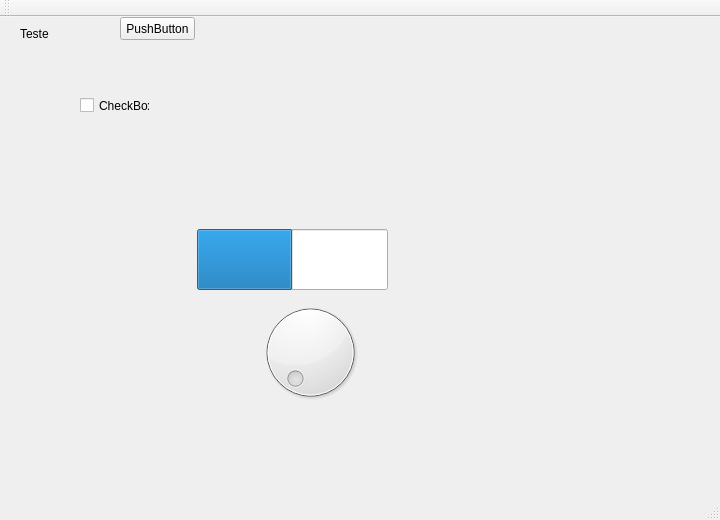
<?xml version="1.0" encoding="UTF-8"?>
<ui version="4.0">
 <class>MainWindow</class>
 <widget class="QMainWindow" name="MainWindow">
  <property name="geometry">
   <rect>
    <x>0</x>
    <y>0</y>
    <width>720</width>
    <height>520</height>
   </rect>
  </property>
  <property name="windowTitle">
   <string>MainWindow</string>
  </property>
  <property name="animated">
   <bool>true</bool>
  </property>
  <widget class="QWidget" name="centralWidget">
   <widget class="QLabel" name="label_principal">
    <property name="geometry">
     <rect>
      <x>20</x>
      <y>10</y>
      <width>47</width>
      <height>13</height>
     </rect>
    </property>
    <property name="text">
     <string>Teste</string>
    </property>
   </widget>
   <widget class="QPushButton" name="MudaNome">
    <property name="geometry">
     <rect>
      <x>120</x>
      <y>0</y>
      <width>75</width>
      <height>23</height>
     </rect>
    </property>
    <property name="text">
     <string>PushButton</string>
    </property>
   </widget>
   <widget class="QCheckBox" name="checkBox">
    <property name="geometry">
     <rect>
      <x>80</x>
      <y>80</y>
      <width>70</width>
      <height>17</height>
     </rect>
    </property>
    <property name="text">
     <string>CheckBox</string>
    </property>
   </widget>
   <widget class="QDial" name="dial_principal">
    <property name="geometry">
     <rect>
      <x>220</x>
      <y>280</y>
      <width>181</width>
      <height>111</height>
     </rect>
    </property>
    <property name="minimum">
     <number>0</number>
    </property>
    <property name="maximum">
     <number>100</number>
    </property>
    <property name="invertedAppearance">
     <bool>false</bool>
    </property>
    <property name="invertedControls">
     <bool>false</bool>
    </property>
   </widget>
   <widget class="QProgressBar" name="progressBar_principal">
    <property name="geometry">
     <rect>
      <x>197</x>
      <y>212</y>
      <width>191</width>
      <height>61</height>
     </rect>
    </property>
    <property name="value">
     <number>50</number>
    </property>
    <property name="textVisible">
     <bool>false</bool>
    </property>
    <property name="orientation">
     <enum>Qt::Horizontal</enum>
    </property>
    <property name="invertedAppearance">
     <bool>false</bool>
    </property>
   </widget>
  </widget>
  <widget class="QMenuBar" name="menuBar">
   <property name="geometry">
    <rect>
     <x>0</x>
     <y>0</y>
     <width>720</width>
     <height>21</height>
    </rect>
   </property>
  </widget>
  <widget class="QToolBar" name="mainToolBar">
   <attribute name="toolBarArea">
    <enum>TopToolBarArea</enum>
   </attribute>
   <attribute name="toolBarBreak">
    <bool>false</bool>
   </attribute>
  </widget>
  <widget class="QStatusBar" name="statusBar"/>
 </widget>
 <layoutdefault spacing="6" margin="11"/>
 <resources/>
 <connections/>
</ui>
